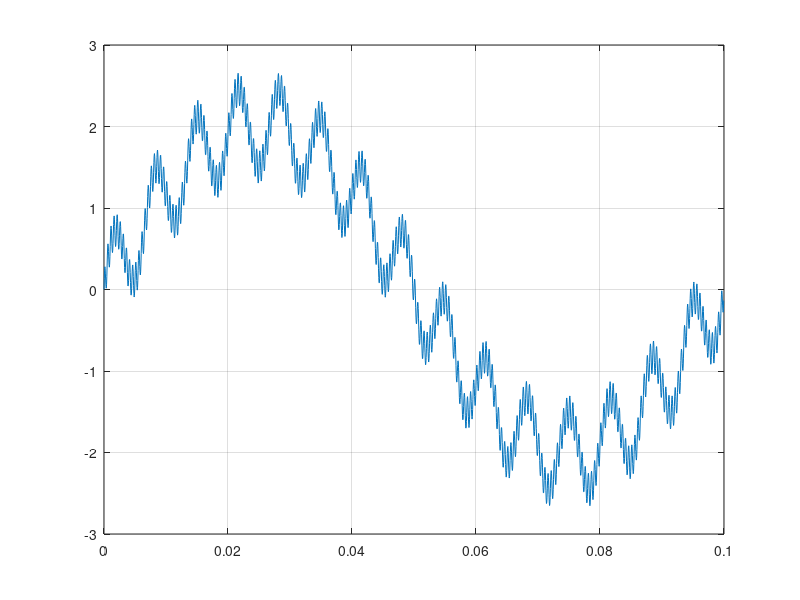
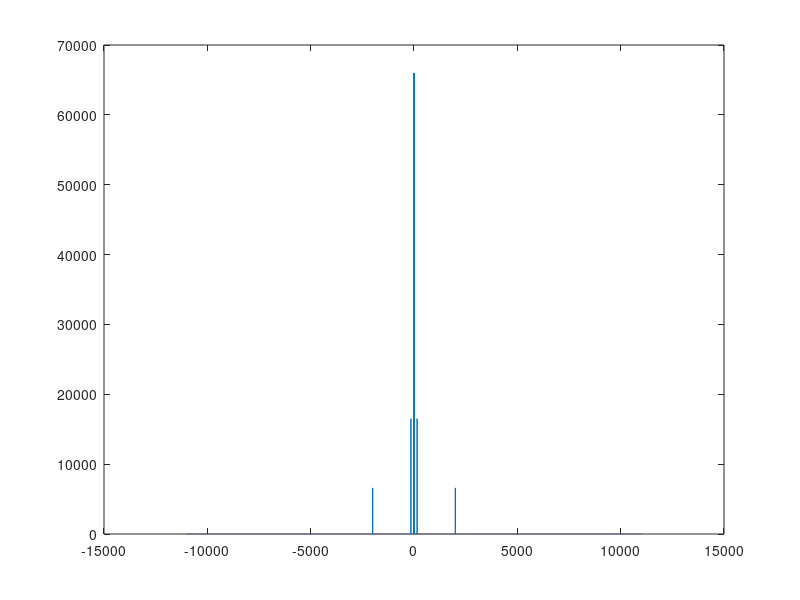
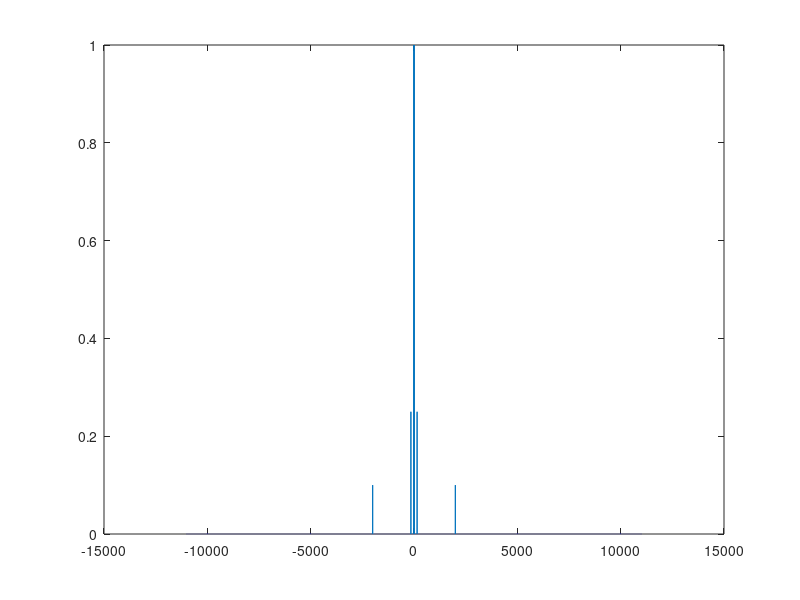
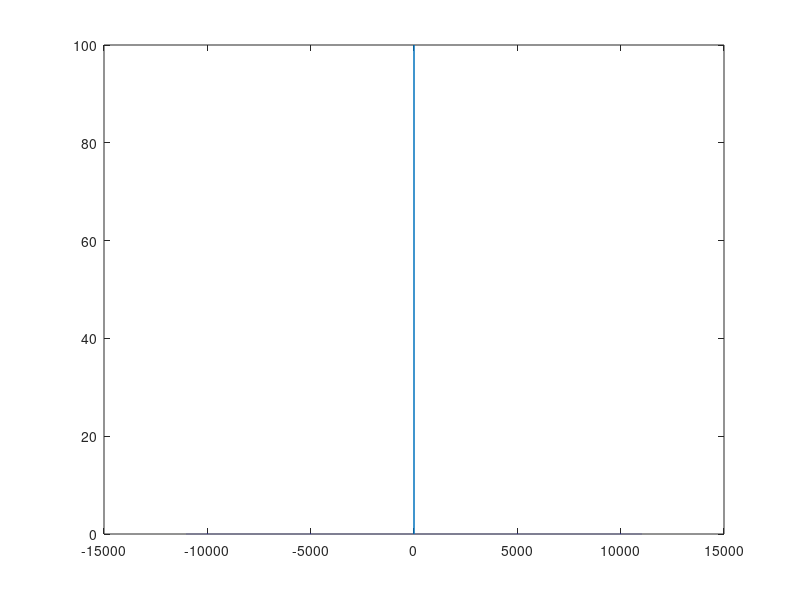

The MATLAB script that drew these images, in order:
%% example
close all; clear; clc;

%% Part 1 Create some Sine Waves and combine them
fs=22000;                  % Specify a sample rate (samples/sec).  I'll use 22000 samples per second.

dt=1/fs;                   % Calculate the sample time (delta time) for one sample.

T = 3;                     % We use big T to specify the total time of a sample in seconds.

t=0:dt:T-dt;               % Create a time array.
n = length(t);             % 66000 timepoints, so we'll have 66000 samples in g(t)

f1 = 10;                   % Create some frequency values for our sine waves (in Hertz)
f2 = 150;
f3 = 2000;

g1 = 2.0*sin(2*pi*f1*t);         % Calculate sine wave values
g2 = 0.5*sin(2*pi*f2*t);        % Calculate sine wave values
g3 = 0.2*sin(2*pi*f3*t);        % Calculate sine wave values

g = g1 + g2 + g3;

figure(1)
plot(t(1:2200),g(1:2200));grid;

%% Part 2 - Let's run an FFT, but this time, let's plot the negative side too

G = fft(g);       % run an fft on the data

n = length(G);     % 66000 frequency bins

G = fftshift(G);  % Shift the negative frequencies of the FFT.  I typically keep this in G, but you may prefer to use a new variable.
                  % We know that G(1) is 0Hz/DC so keep track of where it
                  % ends up! 
                  % [1 2 3 4 5 6]->[4 5 6 1 2 3]    [1 2 3 4 5 6 7]->[5 6 7 1 2 3 4]
                  
GM = abs(G);      % GM contains the magnitudes of G

df = fs/n;         % Calculate the frequency difference (delta frequency) for one bin.

F = fs/2;          % I'll use big F to specify the Nyquist frequency (the maximum frequency in our output)

f=-F:df:F-df;     % Create a frequency array for the axis.  Notice how for an even number of bins, Nyquist ends up on the negative side.

figure(2)
plot(f,GM)

%% Part 3 - Ok, time to fix the ftt output to correctly matches our input signal amplitudes

G = G./n;         % Divide by the number of samples (this is a byproduct of the fft algorithm)
GM = abs(G);      % GM contains the magnitudes of G

figure(3)
plot(f,GM)

%% Part 4 - What if it had been a DC Signal?

g = 0*t+100;
G = fft(g);       % run an fft on the data
G = fftshift(G);  % Shift the negative frequencies of the FFT.
G = G./n;         % Divide by the number of samples
GM = abs(G);      % GM contains the magnitudes of G
figure(4)
plot(f,GM)

%% Part 5 - Or just a single cosine curve?

g = 100*sin(2*pi*1000*t);
G = fft(g);       % run an fft on the data
G = fftshift(G);  % Shift the negative frequencies of the FFT.
G = G./n;         % Divide by the number of samples
GM = abs(G);      % GM contains the magnitudes of G
figure(5)
plot(f,GM)

%% Part 6 - Back to our original signals with time-domain amplitudes of 2, .5, .2 we correctly see frequency magnitudes of 1, .25, .1

g = g1 + g2 + g3;
G = fft(g);       % run an fft on the data
G = fftshift(G);  % Shift the negative frequencies of the FFT.
G = G./n;         % Divide by the number of samples
GM = abs(G);      % GM contains the magnitudes of G
figure(6)
plot(f,GM)

%% Part 7 - Let's create a lowpass butterworth filter and isolate our 10Hz Signal

fc = 50;                             % cutoff frequency of 50
order = 2;                           % 2nd order filter

Wn = fc/(fs/2);                      % For digital filters, the cutoff frequencies must lie between 0 and 1, 
                                     % where 1 corresponds to the Nyquist rate

[b,a] = butter(order,Wn,"low");      % create transfer function coefficients

y = filter(b,a,g);                   % apply the filter to our data

figure(7)
subplot(211);plot(t,g)
subplot(212);plot(t,y)

%% Part 8 - Plot the frequency response of the filter in decibels

% provides a normalized frequency
figure(8)
freqz(b,a);

% need to set up axes with actual frequencies
[h,w] = freqz(b,a);
HM = abs(h);
figure(9)
n=length(HM);
f=0:11000/n:11000-(11000/n);
%F = fs/2;
%f = 0:F/n:F-F/n
plot(f,20*log10(HM))

figure(10)
plot(f(1:5),20*log10(HM(1:5))); grid % can see 50 Hz at -3 db

